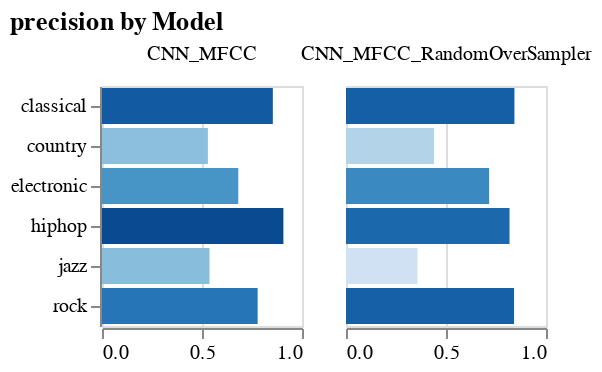

Source (notebook cell):
### Code cell
comp.display_metric_comparison_chart(comp.metrics[0])

### Figure 1 — Vega specification as saved in the notebook (floating-point values rounded to 4 significant figures)
{"$schema": "https://vega.github.io/schema/vega/v5.json", "data": [{"name": "source_0", "values": [{"index": "CNN_MFCC", "classical": 0.8543, "country": 0.5294, "electronic": 0.6814, "hiphop": 0.907, "jazz": 0.5375, "rock": 0.7782, "accuracy": 0.7511, "macro avg": 0.7146, "weighted avg": 0.7636, "type": "classical", "amount": 0.8543, "amount_start": 0.0, "amount_end": 0.8543}, {"index": "CNN_MFCC", "classical": 0.8543, "country": 0.5294, "electronic": 0.6814, "hiphop": 0.907, "jazz": 0.5375, "rock": 0.7782, "accuracy": 0.7511, "macro avg": 0.7146, "weighted avg": 0.7636, "type": "country", "amount": 0.5294, "amount_start": 0.0, "amount_end": 0.5294}, {"index": "CNN_MFCC", "classical": 0.8543, "country": 0.5294, "electronic": 0.6814, "hiphop": 0.907, "jazz": 0.5375, "rock": 0.7782, "accuracy": 0.7511, "macro avg": 0.7146, "weighted avg": 0.7636, "type": "electronic", "amount": 0.6814, "amount_start": 0.0, "amount_end": 0.6814}, {"index": "CNN_MFCC", "classical": 0.8543, "country": 0.5294, "electronic": 0.6814, "hiphop": 0.907, "jazz": 0.5375, "rock": 0.7782, "accuracy": 0.7511, "macro avg": 0.7146, "weighted avg": 0.7636, "type": "hiphop", "amount": 0.907, "amount_start": 0.0, "amount_end": 0.907}, {"index": "CNN_MFCC", "classical": 0.8543, "country": 0.5294, "electronic": 0.6814, "hiphop": 0.907, "jazz": 0.5375, "rock": 0.7782, "accuracy": 0.7511, "macro avg": 0.7146, "weighted avg": 0.7636, "type": "jazz", "amount": 0.5375, "amount_start": 0.0, "amount_end": 0.5375}, {"index": "CNN_MFCC", "classical": 0.8543, "country": 0.5294, "electronic": 0.6814, "hiphop": 0.907, "jazz": 0.5375, "rock": 0.7782, "accuracy": 0.7511, "macro avg": 0.7146, "weighted avg": 0.7636, "type": "rock", "amount": 0.7782, "amount_start": 0.0, "amount_end": 0.7782}, {"index": "CNN_MFCC_RandomOverSampler", "classical": 0.8421, "country": 0.4404, "electronic": 0.7157, "hiphop": 0.8177, "jazz": 0.3577, "rock": 0.8403, "accuracy": 0.7544, "macro avg": 0.669, "weighted avg": 0.7762, "type": "classical", "amount": 0.8421, "amount_start": 0.0, "amount_end": 0.8421}, {"index": "CNN_MFCC_RandomOverSampler", "classical": 0.8421, "country": 0.4404, "electronic": 0.7157, "hiphop": 0.8177, "jazz": 0.3577, "rock": 0.8403, "accuracy": 0.7544, "macro avg": 0.669, "weighted avg": 0.7762, "type": "country", "amount": 0.4404, "amount_start": 0.0, "amount_end": 0.4404}, {"index": "CNN_MFCC_RandomOverSampler", "classical": 0.8421, "country": 0.4404, "electronic": 0.7157, "hiphop": 0.8177, "jazz": 0.3577, "rock": 0.8403, "accuracy": 0.7544, "macro avg": 0.669, "weighted avg": 0.7762, "type": "electronic", "amount": 0.7157, "amount_start": 0.0, "amount_end": 0.7157}, {"index": "CNN_MFCC_RandomOverSampler", "classical": 0.8421, "country": 0.4404, "electronic": 0.7157, "hiphop": 0.8177, "jazz": 0.3577, "rock": 0.8403, "accuracy": 0.7544, "macro avg": 0.669, "weighted avg": 0.7762, "type": "hiphop", "amount": 0.8177, "amount_start": 0.0, "amount_end": 0.8177}, {"index": "CNN_MFCC_RandomOverSampler", "classical": 0.8421, "country": 0.4404, "electronic": 0.7157, "hiphop": 0.8177, "jazz": 0.3577, "rock": 0.8403, "accuracy": 0.7544, "macro avg": 0.669, "weighted avg": 0.7762, "type": "jazz", "amount": 0.3577, "amount_start": 0.0, "amount_end": 0.3577}, {"index": "CNN_MFCC_RandomOverSampler", "classical": 0.8421, "country": 0.4404, "electronic": 0.7157, "hiphop": 0.8177, "jazz": 0.3577, "rock": 0.8403, "accuracy": 0.7544, "macro avg": 0.669, "weighted avg": 0.7762, "type": "rock", "amount": 0.8403, "amount_start": 0.0, "amount_end": 0.8403}]}, {"name": "column_domain", "values": [{"index": "CNN_MFCC", "count": 6}, {"index": "CNN_MFCC_RandomOverSampler", "count": 6}]}, {"name": "source_0_y_domain_type", "values": [{"type": "classical"}, {"type": "country"}, {"type": "electronic"}, {"type": "hiphop"}, {"type": "jazz"}, {"type": "rock"}]}, {"name": "source_0_color_domain_amount", "values": [{"min": 0.3577, "max": 0.907}]}], "signals": [{"name": "child_width", "value": 100}, {"name": "y_step", "value": 20}, {"name": "child_height", "update": "bandspace(domain('y').length, 0.1, 0.05) * y_step"}], "marks": [{"type": "group", "name": "row_header", "encode": {"update": {"height": {"signal": "child_height"}}}, "axes": [{"scale": "y", "orient": "left", "grid": false, "zindex": 0}], "role": "row-header"}, {"type": "group", "name": "column_header", "from": {"data": "column_domain"}, "sort": {"field": "datum[\"index\"]", "order": "ascending"}, "encode": {"update": {"width": {"signal": "child_width"}}}, "title": {"text": {"signal": "isValid(parent[\"index\"]) ? parent[\"index\"] : \"\"+parent[\"index\"]"}, "offset": 10, "style": "guide-label", "frame": "group"}, "role": "column-header"}, {"type": "group", "name": "column_footer", "from": {"data": "column_domain"}, "sort": {"field": "datum[\"index\"]", "order": "ascending"}, "encode": {"update": {"width": {"signal": "child_width"}}}, "axes": [{"scale": "x", "grid": false, "labelFlush": true, "tickCount": {"signal": "ceil(child_width/40)"}, "orient": "bottom", "labelOverlap": true, "zindex": 0}], "role": "column-footer"}, {"type": "group", "name": "cell", "from": {"facet": {"data": "source_0", "name": "facet", "groupby": ["index"]}}, "sort": {"field": ["datum[\"index\"]"], "order": ["ascending"]}, "encode": {"update": {"height": {"signal": "child_height"}, "width": {"signal": "child_width"}}}, "marks": [{"type": "rect", "name": "child_marks", "from": {"data": "facet"}, "encode": {"update": {"height": {"signal": "max(0.25, bandwidth('y'))"}, "fill": {"field": "amount", "scale": "color"}, "x2": {"field": "amount_start", "scale": "x"}, "y": {"field": "type", "scale": "y"}, "x": {"field": "amount_end", "scale": "x"}}}, "style": ["bar"]}], "axes": [{"scale": "x", "tickCount": {"signal": "ceil(child_width/40)"}, "maxExtent": 0, "ticks": false, "orient": "bottom", "labels": false, "gridScale": "y", "minExtent": 0, "zindex": 0, "aria": false, "grid": true, "domain": false}], "style": "cell"}], "scales": [{"name": "x", "type": "linear", "domain": {"data": "source_0", "fields": ["amount_start", "amount_end"]}, "range": [0, {"signal": "child_width"}], "nice": true, "zero": true}, {"name": "y", "type": "band", "domain": {"data": "source_0_y_domain_type", "field": "type", "sort": true}, "range": {"step": {"signal": "y_step"}}, "paddingInner": 0.1, "paddingOuter": 0.05}, {"name": "color", "type": "linear", "domain": [{"signal": "(data(\"source_0_color_domain_amount\")[0] || {}).min"}, {"signal": "(data(\"source_0_color_domain_amount\")[0] || {}).max"}], "range": "ramp", "interpolate": "hcl", "zero": false}], "title": {"text": "precision by Model", "anchor": "start"}, "background": "white", "padding": 5, "layout": {"padding": 20, "columns": {"signal": "length(data('column_domain'))"}, "bounds": "full", "align": "all"}}
